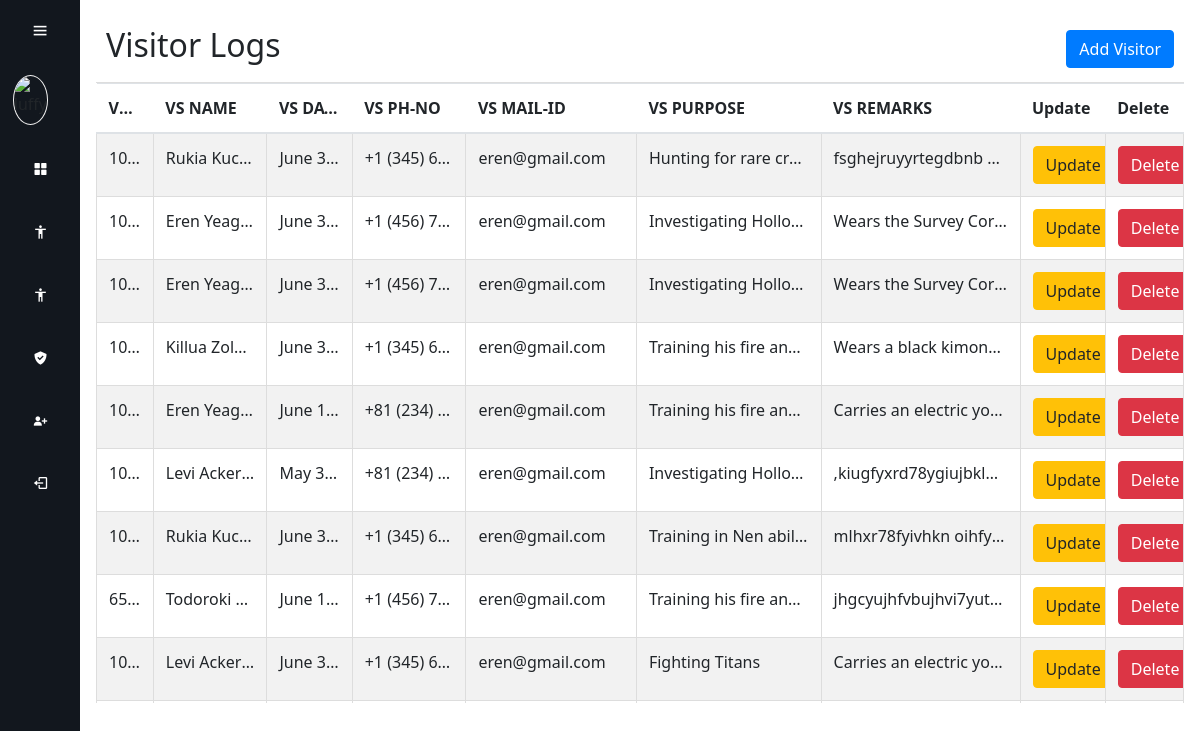
The app's page /visitordetailsview/ with its own data.
### basics/models.py (models this page shows, shortened)
class VisitorDetails(models.Model):
    VS_ID = models.CharField(max_length=20)
    VS_NAME = models.CharField(max_length=100)
    VS_DATE = models.DateField()
    VS_PHONENO = models.CharField(max_length=15)
    VS_MAILID = models.EmailField()
    VS_PURPOSE = models.CharField(max_length=255)
    VS_REMARKS = models.TextField()
    status = models.CharField(max_length=20, default='Pending')

### basics/views.py (the view, shortened to what this page needs)
# urls.py: path("visitordetailsview/",visitordetailsview,name="visitordetailsview"),
def visitordetailsview(request):
    result_message = None
    result = VisitorDetails.objects.all()
    return render(request, 'visitordetailsview.html', context={'result': result, 'result_message': result_message})

### basics/templates/visitordetailsview.html (shortened to what this page needs)
<!DOCTYPE html>
<html lang="en">
<head>
    <link rel="stylesheet" href="https://stackpath.bootstrapcdn.com/bootstrap/4.5.2/css/bootstrap.min.css">
</head>
<body>
    {% include 'NavBar.html' %}
    <div class="main-content">
        <div class="header">
            <div class="d-flex justify-content-between align-items-center">
                <h2>Visitor Logs</h2>
                <button type="button" class="btn btn-primary" data-toggle="modal" data-target="#addVisitorModal">
                    Add Visitor
                </button>
            </div>
        </div>
        <div class="table-container">
            <table class="table table-striped m-0">
                <thead class="bg-white">
                    <tr>
                        <th scope="col">VS-ID</th>
                        <th scope="col">VS NAME</th>
                        <th scope="col">VS DATE</th>
                        <th scope="col">VS PH-NO</th>
                        <th scope="col">VS MAIL-ID</th>
                        <th scope="col">VS PURPOSE</th>
                        <th scope="col">VS REMARKS</th>
                        <th scope="col">Update</th>
                        <th scope="col">Delete</th>
                    </tr>
                </thead>
                <tbody>
                    {% for visitor in result %}
                    <tr>
                        <td>{{ visitor.VS_ID }}</td>
                        <td>{{ visitor.VS_NAME }}</td>
                        <td>{{ visitor.VS_DATE }}</td>
                        <td>{{ visitor.VS_PHONENO }}</td>
                        <td>{{ visitor.VS_MAILID }}</td>
                        <td>{{ visitor.VS_PURPOSE }}</td>
                        <td>{{ visitor.VS_REMARKS }}</td>
                        <td>
                            <button type="button" class="btn btn-warning" data-toggle="modal"
                                data-target="#updateVisitorModal{{visitor.id}}">Update</button>
                        </td>
                        <td>
                            <a href="/visitordetailsdelete/{{visitor.id}}" class="btn btn-danger">Delete</a>
                        </td>
                    </tr>
                    {% endfor %}
                </tbody>
            </table>
        </div>
    </div>
</body>
</html>

### static/css/NavBar.css (style rules this page uses)
* { margin: 0; padding: 0; box-sizing: border-box; font-family: 'Segoe UI', Tahoma, Geneva, Verdana, sans-serif; }
.main-content { position: relative; background-color: #fff; min-height: 100vh; top: 0; left: 80px; transition: all 0.5s ease; width: calc(100% - 80px); padding: 1rem; }

### basics/templates/visitordetailsview.html (style rules this page uses)
.header { position: sticky; top: 0; z-index: 1000; background-color: white; padding: 10px; border-bottom: 1px solid #ddd; }
.table-container { max-height: 620px; overflow-y: auto; }
.main-content { padding: 20px; }
td { padding: 10px; border: 1px solid #ddd; }
table { margin: 10px 0; border-collapse: collapse; width: 100%; table-layout: fixed; }
th, td { word-wrap: break-word; overflow: hidden; text-overflow: ellipsis; white-space: nowrap; max-width: 0; }
th { position: -webkit-sticky; position: sticky; top: 0; background: white; z-index: 2; }
th:nth-child(1), td:nth-child(1) { width: 4%; }
th:nth-child(2), td:nth-child(2) { width: 8%; }
th:nth-child(3), td:nth-child(3) { width: 6%; }
th:nth-child(4), td:nth-child(4) { width: 8%; }
th:nth-child(5), td:nth-child(5) { width: 12%; }
th:nth-child(6), td:nth-child(6) { width: 13%; }
th:nth-child(7), td:nth-child(7) { width: 14%; }
th:nth-child(8), td:nth-child(8) { width: 6%; }
th:nth-child(9), td:nth-child(9) { width: 5.5%; }

### records on screen
VisitorDetails: VS_ID "10…", VS_NAME "Rukia Kuc…", VS_DATE "June 3…", VS_PHONENO "+1 (345) 6…", VS_MAILID "eren@gmail.com", VS_PURPOSE "Hunting for rare cr…", VS_REMARKS "fsghejruyyrtegdbnb…"
VisitorDetails: VS_ID "10…", VS_NAME "Eren Yeager", VS_DATE "June 3…", VS_PHONENO "+1 (456) 7…", VS_MAILID "eren@gmail.com", VS_PURPOSE "Investigating Hollo…", VS_REMARKS "Wears the Survey Cor…"
VisitorDetails: VS_ID "10…", VS_NAME "Eren Yeager", VS_DATE "June 3…", VS_PHONENO "+1 (456) 7…", VS_MAILID "eren@gmail.com", VS_PURPOSE "Investigating Hollo…", VS_REMARKS "Wears the Survey Cor…"
VisitorDetails: VS_ID "10…", VS_NAME "Killua Zol…", VS_DATE "June 3…", VS_PHONENO "+1 (345) 6…", VS_MAILID "eren@gmail.com", VS_PURPOSE "Training his fire an…", VS_REMARKS "Wears a black kimon…"
VisitorDetails: VS_ID "10…", VS_NAME "Eren Yeager", VS_DATE "June 1…", VS_PHONENO "+81 (234)…", VS_MAILID "eren@gmail.com", VS_PURPOSE "Training his fire an…", VS_REMARKS "Carries an electric yo-…"
VisitorDetails: VS_ID "10…", VS_NAME "Levi Acker…", VS_DATE "May 3…", VS_PHONENO "+81 (234)…", VS_MAILID "eren@gmail.com", VS_PURPOSE "Investigating Hollo…", VS_REMARKS ",kiugfyxrd78ygiujbkln…"
VisitorDetails: VS_ID "10…", VS_NAME "Rukia Kuc…", VS_DATE "June 3…", VS_PHONENO "+1 (345) 6…", VS_MAILID "eren@gmail.com", VS_PURPOSE "Training in Nen abil…", VS_REMARKS "mlhxr78fyivhkn oihfy…"
VisitorDetails: VS_ID "65…", VS_NAME "Todoroki…", VS_DATE "June 1…", VS_PHONENO "+1 (456) 7…", VS_MAILID "eren@gmail.com", VS_PURPOSE "Training his fire an…", VS_REMARKS "jhgcyujhfvbujhvi7yut…"
VisitorDetails: VS_ID "10…", VS_NAME "Levi Acker…", VS_DATE "June 3…", VS_PHONENO "+1 (345) 6…", VS_MAILID "eren@gmail.com", VS_PURPOSE "Fighting Titans", VS_REMARKS "Carries an electric yo-…"
